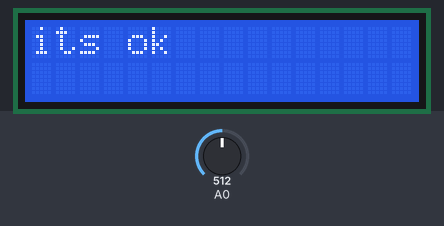
This sketch was run on a simulated Arduino Uno, built with avr-gcc and run on an emulated ATmega328P. Shown: 16×2 character LCD. Inputs (shaded band) come from the test bench; at power-on: A0 = 512. What the sketch prints to the serial monitor is not drawn.

Above: at 1.2 s.
1.3 s: A0 set to 716
At 1.35 s:
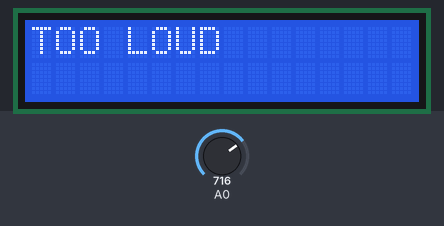
Timing chart, 0 to 4.3 s (numbered marks = the images above; inputs shaded):
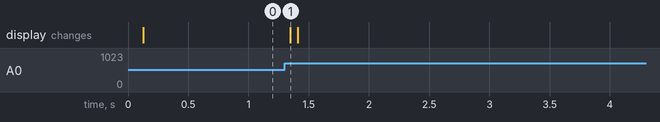

The sketch:

sketch_aug18a.ino
```cpp
const int sampleWindow = 50; // Sample window width in mS (50 mS = 20Hz)
unsigned int sample;
#include <LiquidCrystal_I2C.h>
#include <Wire.h>
LiquidCrystal_I2C lcd(0x27, 2, 1, 0, 4, 5, 6, 7, 3, POSITIVE);

void setup()
{
  Serial.begin(9600);
  lcd.begin(16,2); // Initializes the interface to the LCD screen, and specifies the dimensions (width and height) of the display
  lcd.clear();
  lcd.setCursor(0,0);
}


void loop()
{
   unsigned long startMillis= millis();  // Start of sample window
   unsigned int peakToPeak = 0;   // peak-to-peak level

   unsigned int signalMax = 0;
   unsigned int signalMin = 1024;

   // collect data for 50 mS
   while (millis() - startMillis < sampleWindow)
   {
      sample = analogRead(0);
      if (sample < 1024)  // toss out spurious readings
      {
         if (sample > signalMax)
         {
            signalMax = sample;  // save just the max levels
         }
         else if (sample < signalMin)
         {
            signalMin = sample;  // save just the min levels
         }
      }
   }
   peakToPeak = signalMax - signalMin;  // max - min = peak-peak amplitude
   double volts = (peakToPeak * 5.0) / 1024;  // convert to volts

   Serial.println(volts*250);
   lcd.clear();
   if (volts*250>8){lcd.print( "TOO LOUD");
   } else{lcd.print("its ok");}


}
```

Measured:
- after the input at 1.3 s, the display: changes after 0.05 s (image 1)
